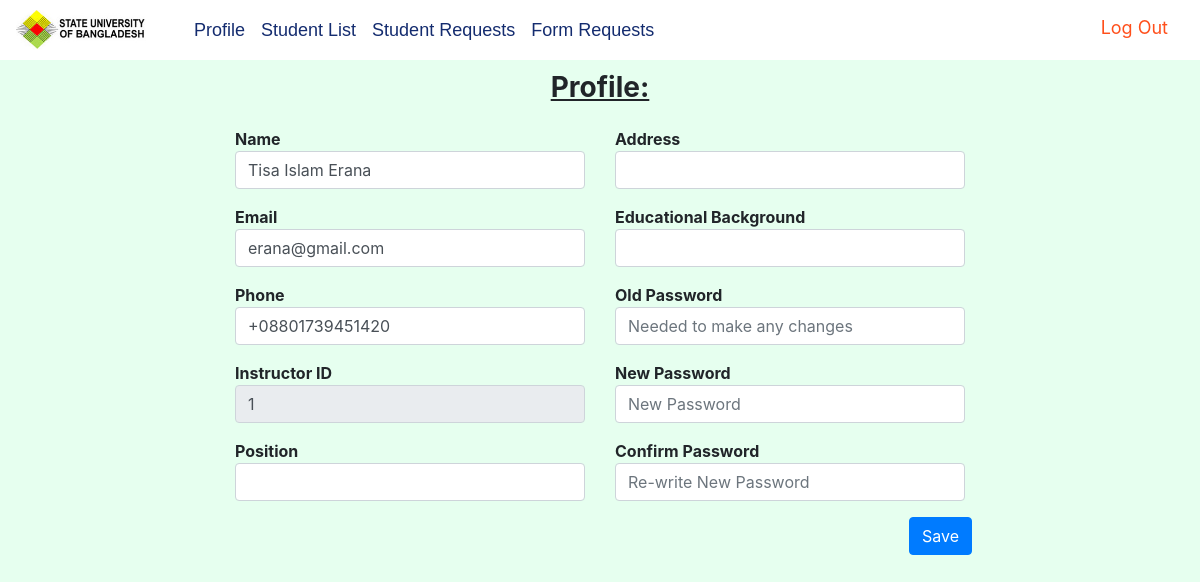
The page /teacher_profile_edit.php (signed in) on the database its author committed.
### tables this page shows
CREATE TABLE `teachers` (
  `name` varchar(30) DEFAULT NULL,
  `insid` varchar(15) NOT NULL,
  `pass` varchar(35) NOT NULL,
  `email` varchar(40) NOT NULL,
  `status` char(1) DEFAULT NULL,
  `phone` varchar(15) DEFAULT NULL,
  `position` varchar(40) DEFAULT NULL,
  `address` varchar(70) DEFAULT NULL,
  `edu` varchar(200) DEFAULT NULL
);

### teacher_profile_edit.php (the view, shortened to what this page needs)
<html>
<head>
    <link href="laibery/bootstrap.min.css" rel="stylesheet">
    <?php
    include_once 'laibery/db.php';
    $insid=$_SESSION['user_info']['insid'];
    $query="SELECT * from teachers where insid='$insid'";
    $result=mysqli_query($link,$query);
    $data=mysqli_fetch_assoc($result);
    ?>
</head>
<body style="background-color:#e6ffef">
<div class="container">
    <div class="header" style="height: 60px; width: 100%">
        <?php
        include_once 'teacher_nav.php';
        ?>
    </div>
    <h3 style="margin-top: 1%; margin-bottom: 2%; text-align: center"><b><u>Profile:</u></h3>
    <form action="teacher_update_query.php" method="post">
    <div class="row">
        <div class="col-md-2">
        </div>
        <div class="col-md-4" >
                <div class="form-group">
                    <label">Name</label>
                    <input type="text" name="name" class="form-control" value="<?= $data['name']?>" >
                </div>
                <div class="form-group">
                    <label">Email</label>
                    <input type="text" name="email" class="form-control" value="<?= $data['email']?>" >
                </div>
                <div class="form-group">
                    <label">Phone</label>
                    <input type="text" name="phone" class="form-control" value="<?= $data['phone']?>" >
                </div>
                <div class="form-group">
                    <label">Instructor ID</label>
                    <input type="text" name="insid" class="form-control" value="<?= $data['insid']?>" readonly >
                </div>
                <div class="form-group">
                    <label">Position</label>
                    <input type="text" name="position" class="form-control" value="<?= $data['position']?>" >
                </div>
        </div>
        <div class="col-md-4" >
            <div class="form-group">
                <label">Address</label>
                <input type="text" name="address" class="form-control" value="<?= $data['address']?>" >
            </div>
            <div class="form-group">
                <label">Educational Background</label>
                <input type="text" name="edu" class="form-control" value="<?= $data['edu']?>" >
            </div>
            <div class="form-group">
                <label">Old Password</label>
                <input type="password" name="opass" class="form-control" placeholder="Needed to make any changes" >
            </div>
            <div class="form-group">
                <label">New Password</label>
                <input type="password" name="npass" class="form-control" placeholder="New Password" >
            </div>
            <div class="form-group">
                <label">Confirm Password</label>
                <input type="password" name="cpass" class="form-control" placeholder="Re-write New Password" >
            </div>
            <button type="submit" style="margin-left: 84%" class="btn btn-primary">Save</button>
        </div>
    </div>
    </form>
</div>
</body>
</html>

### rows shown on the page
teachers: name "Tisa Islam Erana", email "erana@gmail.com", phone "+08801739451420", insid "1"
